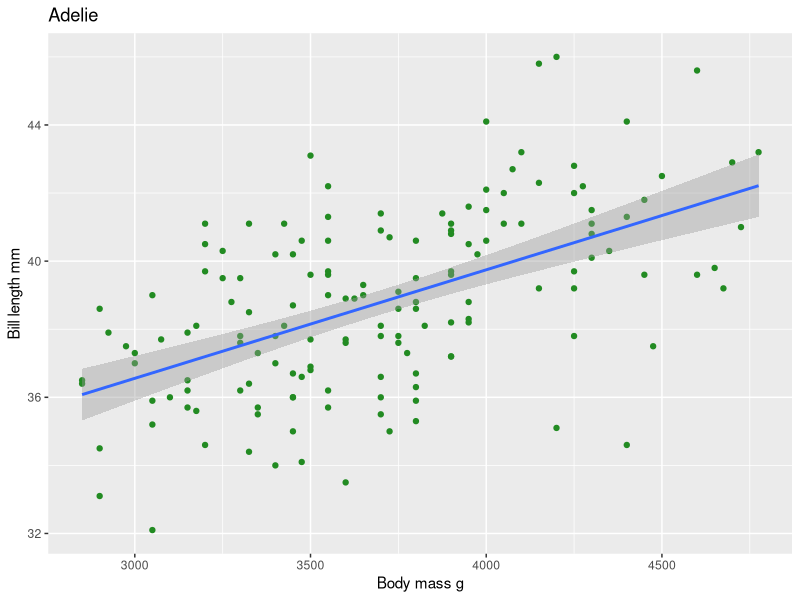
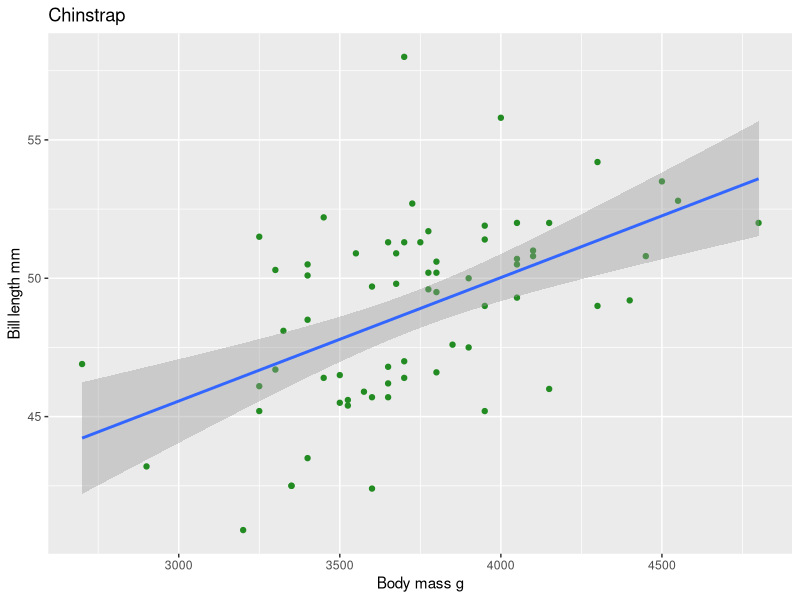
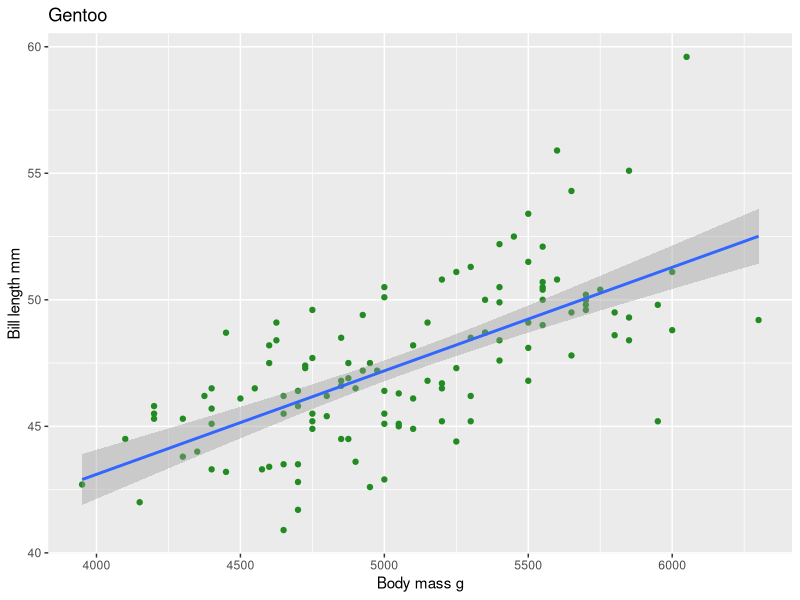

The R source for these figures, in order:
#penguins |>
#  filter(species == "Adelie") |>
#  ggplot(aes(x = body_mass_g, y = bill_length_mm)) +
#  geom_point() +
#  geom_smooth(method = "lm")+
#  labs(x = "Body mass g", y = "bill length mm", title = "Gentoo")
#
#---
#
data("penguins")
names(penguins)

library(tidyverse)

filter_spp = function(data, species) {
  data |>
    filter(species == {{species}}) |>
    ggplot(aes(x = body_mass, y = bill_len)) +
    geom_point(colour = "forestgreen") +
    geom_smooth(method = "lm") +
    labs(x = "Body mass g", y = "Bill length mm", title = {{species}})
}

filter_spp(penguins, "Adelie")
filter_spp(penguins, "Chinstrap")
filter_spp(penguins, "Gentoo")
